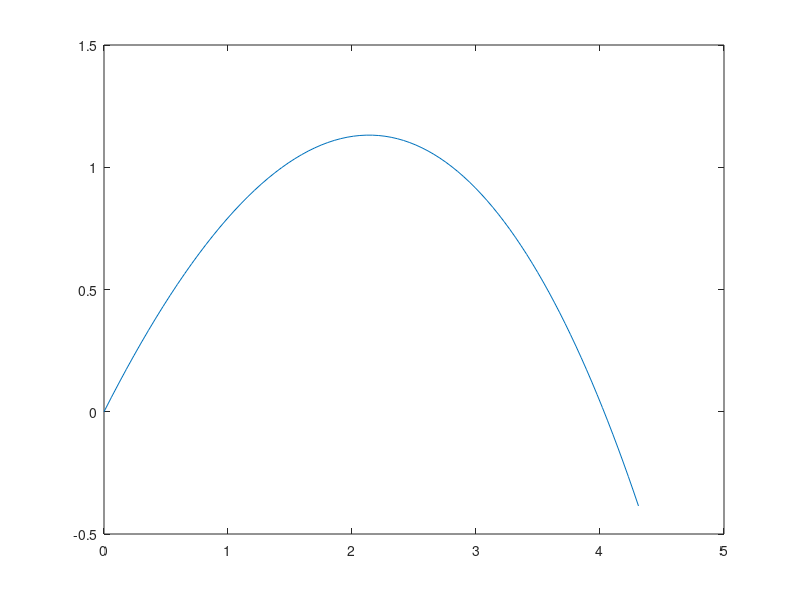

Recreate this plot in MATLAB.
g=9.81;
r=0.02;
A=pi*r^2;
Cd=0.47;
rho=1.225;
m=0.025;
V_0=5;
U_0=V_0;
Vt=sqrt((2*m*g)/(Cd*rho*A));
t=linspace(0,1.2);
Vx=V_0.*exp(-g.*t./Vt);
Vy=V_0.*exp(-g.*t./Vt)-Vt.*(1-exp((-g.*t)./Vt));
V=sqrt(Vy.^2+Vx.^2);
y=(Vt/g)*(V_0+Vt).*(1-exp((-g.*t)./Vt))-(Vt.*t);
x=((V_0*Vt)/g).*(1-exp((-g.*t)./Vt));
h=-0.405;
y_d=linspace(0,0);

for i=1:100
   if y(i)>h
    y_d(i)=y(i);
   else 
       y_d(i)=NaN;
   end
end
    plot(x,y_d)
